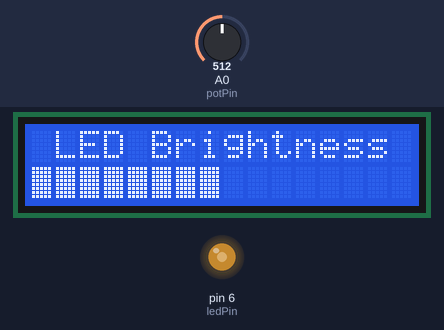
Simulated run of this sketch. Board: Arduino Uno, built with avr-gcc and run on an emulated ATmega328P. On the bench: 16×2 character LCD, output pins drawn as LEDs (lit = HIGH). The test bench sets the inputs (shaded band); at power-on: A0 (potPin) = 512.

Above: at 1.2 s.
1.3 s: A0 (potPin) set to 716
At 1.9 s:
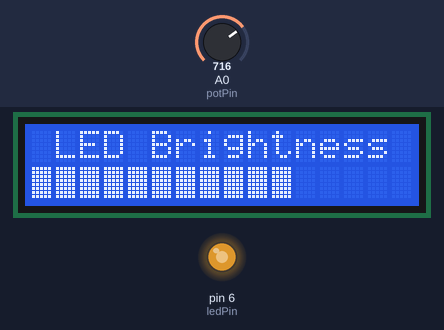
3.0 s: A0 (potPin) set to 900
At 3.6 s:
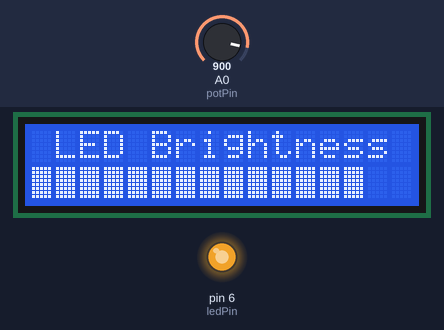
4.6 s: A0 (potPin) set to 122
At 5.3 s:
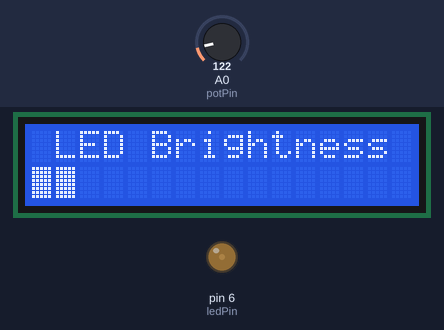
6.1 s: A0 (potPin) set to 0
At 6.7 s:
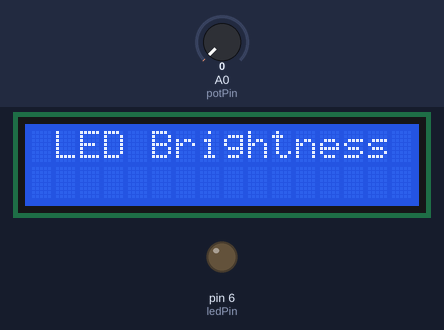
7.6 s: A0 (potPin) set to 306
At 8.3 s:
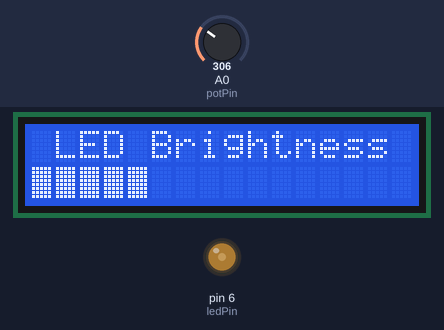
9.1 s: A0 (potPin) set to 1023
At 9.9 s:
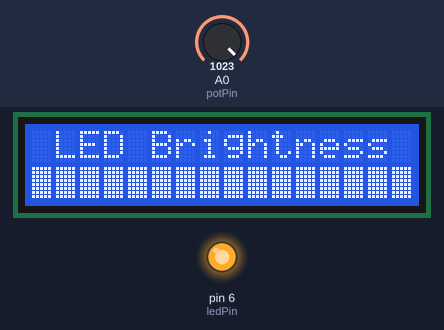
Timing chart, 0 to 11.6 s (numbered marks = the images above; inputs shaded):
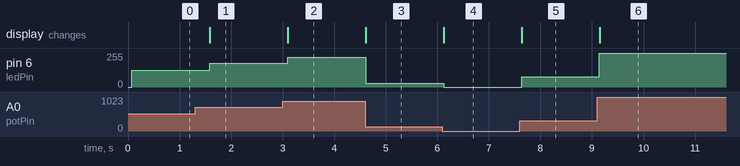

The sketch:

LED_Brightness_on_a_16x2_LCD.ino
```cpp
#include <LiquidCrystal.h>

// Initialize the LCD library with the interface pins
LiquidCrystal lcd(12, 11, 5, 4, 3, 2);

// Define pin assignments and variables
const int potPin = A0;       // Analog pin for the LED brightness potentiometer
const int ledPin = 6;        // PWM pin for controlling the LED
int potValue = 0;            // Store the value from the potentiometer
int brightness = 0;          // Calculated brightness level for the LED
int progressSteps = 17;      // Number of steps for the progress bar
int progressBarLength = 8;   // Length of the progress bar on the LCD
byte progressBar[8] = {      // Custom character for the progress bar
  B11111,
  B11111,
  B11111,
  B11111,
  B11111,
  B11111,
  B11111,
  B11111
};

void setup() {
  // Set up the LED pin as an output
  pinMode(ledPin, OUTPUT);

  // Set up the LCD with 16 columns and 2 rows
  lcd.begin(16, 2);

  // Display initial message on the LCD
  lcd.print(" LED Brightness");

  // Create custom character for the progress bar
  lcd.createChar(0, progressBar);
}

void loop() {
  // Clear the LCD screen
  lcd.clear();

  // Display message on the LCD
  lcd.print(" LED Brightness");

  // Set the cursor to the second line
  lcd.setCursor(0, 1);

  // Read the value from the potentiometer
  potValue = analogRead(potPin);

  // Map the potentiometer value to LED brightness (0-255)
  brightness = map(potValue, 0, 1023, 0, 255);

  // Adjust the LED brightness
  analogWrite(ledPin, brightness);

  // Map brightness to the progress bar length
  int progressBarLength = map(brightness, 0, 255, 0, progressSteps);

  // Display the progress bar on the LCD
  for (int i = 0; i < progressBarLength; i++) {
    lcd.setCursor(i, 1);
    lcd.write(byte(0));
  }

  // Delay before updating again
  delay(750);
}
```

Measured:
- after the input at 1.3 s, pin 6 (ledPin): 127/255 → 178/255 after 0.28 s; the display: changes after 0.29 s (image 1)
- after the input at 3.0 s, pin 6 (ledPin): 178/255 → 224/255 after 0.10 s; the display: changes after 0.10 s (image 2)
- after the input at 4.6 s, pin 6 (ledPin): 224/255 → 30/255 at once; the display: changes at once (image 3)
- after the input at 6.1 s, pin 6 (ledPin): 30/255 → 0/255 at once; the display: changes at once (image 4)
- after the input at 7.6 s, pin 6 (ledPin): 0/255 → 76/255 at once; the display: changes at once (image 5)
- after the input at 9.1 s, pin 6 (ledPin): 76/255 → 255/255 after 0.05 s; the display: changes after 0.05 s (image 6)
